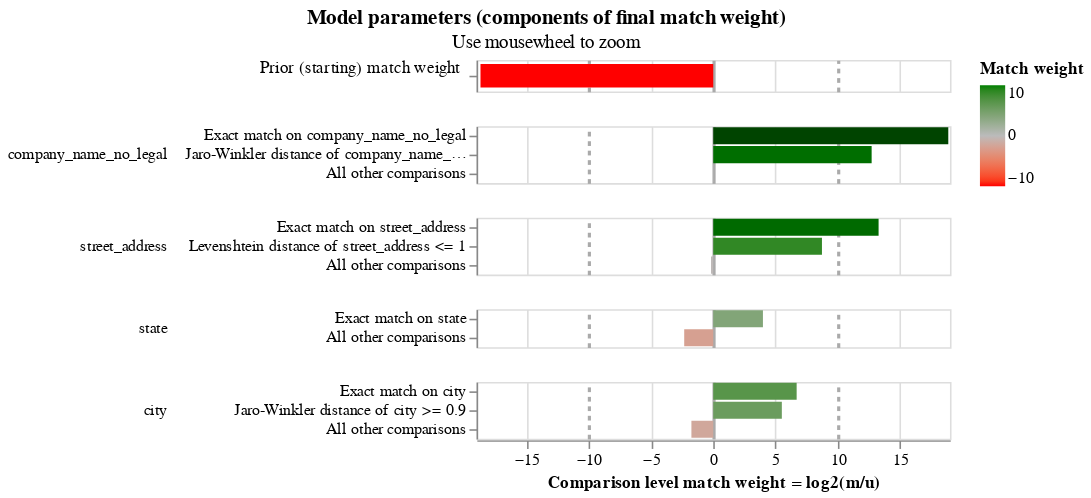

The code cell stored with this chart in its notebook:
### Code cell
linker.visualisations.match_weights_chart()

### Figure 1 — Vega-Lite specification as saved in the notebook (floating-point values rounded to 4 significant figures)
{"config": {"view": {"continuousWidth": 300, "continuousHeight": 300, "discreteHeight": 60, "discreteWidth": 400}, "header": {"title": null}, "mark": {"tooltip": null}, "title": {"anchor": "middle"}}, "vconcat": [{"mark": {"type": "bar", "clip": true, "height": 15}, "encoding": {"color": {"field": "log2_bayes_factor", "scale": {"domain": [-10, 0, 10], "interpolate": "lab", "range": ["red", "#bbbbbb", "green"]}, "title": "Match weight", "type": "quantitative"}, "tooltip": [{"field": "comparison_name", "title": "Comparison name", "type": "nominal"}, {"field": "probability_two_random_records_match", "format": ".4f", "title": "Probability two random records match", "type": "nominal"}, {"field": "log2_bayes_factor", "format": ",.4f", "title": "Equivalent match weight", "type": "quantitative"}, {"field": "bayes_factor_description", "title": "Match weight description", "type": "nominal"}], "x": {"axis": {"domain": false, "gridColor": {"condition": {"test": "abs(datum.value / 10)  <= 1 & datum.value % 10 === 0", "value": "#aaa"}, "value": "#ddd"}, "gridDash": {"condition": {"test": "abs(datum.value / 10) == 1", "value": [3]}, "value": null}, "gridWidth": {"condition": {"test": "abs(datum.value / 10)  <= 1 & datum.value % 10 === 0", "value": 2}, "value": 1}, "labels": false, "ticks": false, "title": ""}, "field": "log2_bayes_factor", "scale": {"domain": [-19, 19]}, "type": "quantitative"}, "y": {"axis": {"title": "Prior (starting) match weight", "titleAlign": "right", "titleAngle": 0, "titleFontWeight": "normal"}, "field": "label_for_charts", "sort": {"field": "comparison_vector_value", "order": "descending"}, "type": "nominal"}}, "height": 20, "transform": [{"filter": "(datum.comparison_name == 'probability_two_random_records_match')"}]}, {"mark": {"type": "bar", "clip": true}, "encoding": {"color": {"field": "log2_bayes_factor", "scale": {"domain": [-10, 0, 10], "interpolate": "lab", "range": ["red", "#bbbbbb", "green"]}, "title": "Match weight", "type": "quantitative"}, "row": {"field": "comparison_name", "header": {"labelAlign": "left", "labelAnchor": "middle", "labelAngle": 0}, "sort": {"field": "comparison_sort_order"}, "type": "nominal"}, "tooltip": [{"field": "comparison_name", "title": "Comparison name", "type": "nominal"}, {"field": "label_for_charts", "title": "Label", "type": "ordinal"}, {"field": "sql_condition", "title": "SQL condition", "type": "nominal"}, {"field": "m_probability", "format": ".10~g", "title": "M probability", "type": "quantitative"}, {"field": "u_probability", "format": ".10~g", "title": "U probability", "type": "quantitative"}, {"field": "bayes_factor", "format": ",.6f", "title": "Bayes factor = m/u", "type": "quantitative"}, {"field": "log2_bayes_factor", "format": ".4~g", "title": "Match weight = log2(m/u)", "type": "quantitative"}, {"field": "bayes_factor_description", "title": "Match weight description", "type": "nominal"}, {"field": "m_probability_description", "title": "m probability description", "type": "nominal"}, {"field": "u_probability_description", "title": "u probability description", "type": "nominal"}], "x": {"axis": {"gridColor": {"condition": {"test": "abs(datum.value / 10)  <= 1 & datum.value % 10 === 0", "value": "#aaa"}, "value": "#ddd"}, "gridDash": {"condition": {"test": "abs(datum.value / 10) == 1", "value": [3]}, "value": null}, "gridWidth": {"condition": {"test": "abs(datum.value / 10)  <= 1 & datum.value % 10 === 0", "value": 2}, "value": 1}, "title": "Comparison level match weight = log2(m/u)"}, "field": "log2_bayes_factor", "scale": {"domain": [-19, 19]}, "type": "quantitative"}, "y": {"axis": {"title": null}, "field": "label_for_charts", "sort": {"field": "comparison_vector_value", "order": "descending"}, "type": "nominal"}}, "height": {"step": 12}, "resolve": {"axis": {"y": "independent"}, "scale": {"y": "independent"}}, "transform": [{"filter": "(datum.comparison_name != 'probability_two_random_records_match')"}]}], "data": {"name": "data-3e936f170076224a42263d2902120b87"}, "params": [{"name": "mouse_zoom", "select": {"type": "interval", "encodings": ["x"]}, "bind": "scales", "views": []}], "resolve": {"axis": {"y": "independent"}, "scale": {"y": "independent"}}, "title": {"text": "Model parameters (components of final match weight)", "subtitle": "Use mousewheel to zoom"}, "$schema": "https://vega.github.io/schema/vega-lite/v5.9.3.json", "datasets": {"data-3e936f170076224a42263d2902120b87": [{"comparison_name": "probability_two_random_records_match", "sql_condition": null, "label_for_charts": "", "m_probability": null, "u_probability": null, "m_probability_description": null, "u_probability_description": null, "has_tf_adjustments": false, "tf_adjustment_column": null, "tf_adjustment_weight": null, "is_null_level": false, "bayes_factor": 2.374e-06, "log2_bayes_factor": -18.68, "comparison_vector_value": 0, "max_comparison_vector_value": 0, "bayes_factor_description": "The probability that two random records drawn at random match is 0.000 or one in  421,176.3 records.This is equivalent to a starting match weight of -18.684.", "probability_two_random_records_match": 2.374e-06, "comparison_sort_order": -1}, {"comparison_name": "company_name_no_legal", "sql_condition": "\"company_name_no_legal_l\" = \"company_name_no_legal_r\"", "label_for_charts": "Exact match on company_name_no_legal", "m_probability": 0.5058, "u_probability": 1.058e-06, "m_probability_description": "Amongst matching record comparisons, 50.58% of records (i.e. one in 1.977) are in the exact match on company_name_no_legal comparison level", "u_probability_description": "Amongst non-matching record comparisons, 0.0001058% of records (i.e. one in 944,761) are in the exact match on company_name_no_legal comparison level", "has_tf_adjustments": true, "tf_adjustment_column": "company_name_no_legal", "tf_adjustment_weight": 1.0, "is_null_level": false, "bayes_factor": 477900.0, "log2_bayes_factor": 18.87, "comparison_vector_value": 2, "max_comparison_vector_value": 2, "bayes_factor_description": "If comparison level is `exact match on company_name_no_legal` then comparison is 477,875 times more likely to be a match", "probability_two_random_records_match": 2.374e-06, "comparison_sort_order": 0}, {"comparison_name": "company_name_no_legal", "sql_condition": "jaro_winkler_similarity(\"company_name_no_legal_l\", \"company_name_no_legal_r\") >= 0.95", "label_for_charts": "Jaro-Winkler distance of company_name_no_legal >= 0.95", "m_probability": 0.002326, "u_probability": 3.462e-07, "m_probability_description": "Amongst matching record comparisons, 0.2326% of records (i.e. one in 430) are in the jaro-winkler distance of company_name_no_legal >= 0.95 comparison level", "u_probability_description": "Amongst non-matching record comparisons, 3.462e-05% of records (i.e. one in 2,888,270) are in the jaro-winkler distance of company_name_no_legal >= 0.95 comparison level", "has_tf_adjustments": false, "tf_adjustment_column": null, "tf_adjustment_weight": 1.0, "is_null_level": false, "bayes_factor": 6717.0, "log2_bayes_factor": 12.71, "comparison_vector_value": 1, "max_comparison_vector_value": 2, "bayes_factor_description": "If comparison level is `jaro-winkler distance of company_name_no_legal >= 0.95` then comparison is 6,717 times more likely to be a match", "probability_two_random_records_match": 2.374e-06, "comparison_sort_order": 0}, {"comparison_name": "company_name_no_legal", "sql_condition": "ELSE", "label_for_charts": "All other comparisons", "m_probability": 0.986, "u_probability": 1.0, "m_probability_description": "Amongst matching record comparisons, 98.6% of records (i.e. one in 1.014) are in the all other comparisons comparison level", "u_probability_description": "Amongst non-matching record comparisons, 100% of records (i.e. one in 1) are in the all other comparisons comparison level", "has_tf_adjustments": false, "tf_adjustment_column": null, "tf_adjustment_weight": 1.0, "is_null_level": false, "bayes_factor": 0.986, "log2_bayes_factor": -0.02027, "comparison_vector_value": 0, "max_comparison_vector_value": 2, "bayes_factor_description": "If comparison level is `all other comparisons` then comparison is 1.014 times less likely to be a match", "probability_two_random_records_match": 2.374e-06, "comparison_sort_order": 0}, {"comparison_name": "street_address", "sql_condition": "\"street_address_l\" = \"street_address_r\"", "label_for_charts": "Exact match on street_address", "m_probability": 0.1098, "u_probability": 1.111e-05, "m_probability_description": "Amongst matching record comparisons, 10.98% of records (i.e. one in 9.103) are in the exact match on street_address comparison level", "u_probability_description": "Amongst non-matching record comparisons, 0.001111% of records (i.e. one in 90,017) are in the exact match on street_address comparison level", "has_tf_adjustments": true, "tf_adjustment_column": "street_address", "tf_adjustment_weight": 1.0, "is_null_level": false, "bayes_factor": 9888.0, "log2_bayes_factor": 13.27, "comparison_vector_value": 2, "max_comparison_vector_value": 2, "bayes_factor_description": "If comparison level is `exact match on street_address` then comparison is 9,888 times more likely to be a match", "probability_two_random_records_match": 2.374e-06, "comparison_sort_order": 1}, {"comparison_name": "street_address", "sql_condition": "levenshtein(\"street_address_l\", \"street_address_r\") <= 1", "label_for_charts": "Levenshtein distance of street_address <= 1", "m_probability": 0.008523, "u_probability": 2.014e-05, "m_probability_description": "Amongst matching record comparisons, 0.8523% of records (i.e. one in 117) are in the levenshtein distance of street_address <= 1 comparison level", "u_probability_description": "Amongst non-matching record comparisons, 0.002014% of records (i.e. one in 49,651) are in the levenshtein distance of street_address <= 1 comparison level", "has_tf_adjustments": false, "tf_adjustment_column": null, "tf_adjustment_weight": 1.0, "is_null_level": false, "bayes_factor": 423.2, "log2_bayes_factor": 8.725, "comparison_vector_value": 1, "max_comparison_vector_value": 2, "bayes_factor_description": "If comparison level is `levenshtein distance of street_address <= 1` then comparison is 423 times more likely to be a match", "probability_two_random_records_match": 2.374e-06, "comparison_sort_order": 1}, {"comparison_name": "street_address", "sql_condition": "ELSE", "label_for_charts": "All other comparisons", "m_probability": 0.8816, "u_probability": 1.0, "m_probability_description": "Amongst matching record comparisons, 88.16% of records (i.e. one in 1.134) are in the all other comparisons comparison level", "u_probability_description": "Amongst non-matching record comparisons, 100% of records (i.e. one in 1) are in the all other comparisons comparison level", "has_tf_adjustments": false, "tf_adjustment_column": null, "tf_adjustment_weight": 1.0, "is_null_level": false, "bayes_factor": 0.8817, "log2_bayes_factor": -0.1817, "comparison_vector_value": 0, "max_comparison_vector_value": 2, "bayes_factor_description": "If comparison level is `all other comparisons` then comparison is 1.134 times less likely to be a match", "probability_two_random_records_match": 2.374e-06, "comparison_sort_order": 1}, {"comparison_name": "state", "sql_condition": "\"state_l\" = \"state_r\"", "label_for_charts": "Exact match on state", "m_probability": 0.8114, "u_probability": 0.05114, "m_probability_description": "Amongst matching record comparisons, 81.14% of records (i.e. one in 1.232) are in the exact match on state comparison level", "u_probability_description": "Amongst non-matching record comparisons, 5.114% of records (i.e. one in 19.55) are in the exact match on state comparison level", "has_tf_adjustments": true, "tf_adjustment_column": "state", "tf_adjustment_weight": 1.0, "is_null_level": false, "bayes_factor": 15.87, "log2_bayes_factor": 3.988, "comparison_vector_value": 1, "max_comparison_vector_value": 1, "bayes_factor_description": "If comparison level is `exact match on state` then comparison is 15.87 times more likely to be a match", "probability_two_random_records_match": 2.374e-06, "comparison_sort_order": 2}, {"comparison_name": "state", "sql_condition": "ELSE", "label_for_charts": "All other comparisons", "m_probability": 0.1886, "u_probability": 0.9489, "m_probability_description": "Amongst matching record comparisons, 18.86% of records (i.e. one in 5.303) are in the all other comparisons comparison level", "u_probability_description": "Amongst non-matching record comparisons, 94.89% of records (i.e. one in 1.054) are in the all other comparisons comparison level", "has_tf_adjustments": false, "tf_adjustment_column": null, "tf_adjustment_weight": 1.0, "is_null_level": false, "bayes_factor": 0.1987, "log2_bayes_factor": -2.331, "comparison_vector_value": 0, "max_comparison_vector_value": 1, "bayes_factor_description": "If comparison level is `all other comparisons` then comparison is 5.032 times less likely to be a match", "probability_two_random_records_match": 2.374e-06, "comparison_sort_order": 2}, {"comparison_name": "city", "sql_condition": "\"city_l\" = \"city_r\"", "label_for_charts": "Exact match on city", "m_probability": 0.684, "u_probability": 0.006605, "m_probability_description": "Amongst matching record comparisons, 68.4% of records (i.e. one in 1.462) are in the exact match on city comparison level", "u_probability_description": "Amongst non-matching record comparisons, 0.6605% of records (i.e. one in 151) are in the exact match on city comparison level", "has_tf_adjustments": true, "tf_adjustment_column": "city", "tf_adjustment_weight": 1.0, "is_null_level": false, "bayes_factor": 103.6, "log2_bayes_factor": 6.694, "comparison_vector_value": 2, "max_comparison_vector_value": 2, "bayes_factor_description": "If comparison level is `exact match on city` then comparison is 104 times more likely to be a match", "probability_two_random_records_match": 2.374e-06, "comparison_sort_order": 3}, {"comparison_name": "city", "sql_condition": "jaro_winkler_similarity(\"city_l\", \"city_r\") >= 0.9", "label_for_charts": "Jaro-Winkler distance of city >= 0.9", "m_probability": 0.02146, "u_probability": 0.0004726, "m_probability_description": "Amongst matching record comparisons, 2.146% of records (i.e. one in 46.59) are in the jaro-winkler distance of city >= 0.9 comparison level", "u_probability_description": "Amongst non-matching record comparisons, 0.04726% of records (i.e. one in 2,116) are in the jaro-winkler distance of city >= 0.9 comparison level", "has_tf_adjustments": false, "tf_adjustment_column": null, "tf_adjustment_weight": 1.0, "is_null_level": false, "bayes_factor": 45.42, "log2_bayes_factor": 5.505, "comparison_vector_value": 1, "max_comparison_vector_value": 2, "bayes_factor_description": "If comparison level is `jaro-winkler distance of city >= 0.9` then comparison is 45.42 times more likely to be a match", "probability_two_random_records_match": 2.374e-06, "comparison_sort_order": 3}, {"comparison_name": "city", "sql_condition": "ELSE", "label_for_charts": "All other comparisons", "m_probability": 0.2946, "u_probability": 0.9929, "m_probability_description": "Amongst matching record comparisons, 29.46% of records (i.e. one in 3.395) are in the all other comparisons comparison level", "u_probability_description": "Amongst non-matching record comparisons, 99.29% of records (i.e. one in 1.007) are in the all other comparisons comparison level", "has_tf_adjustments": false, "tf_adjustment_column": null, "tf_adjustment_weight": 1.0, "is_null_level": false, "bayes_factor": 0.2967, "log2_bayes_factor": -1.753, "comparison_vector_value": 0, "max_comparison_vector_value": 2, "bayes_factor_description": "If comparison level is `all other comparisons` then comparison is 3.371 times less likely to be a match", "probability_two_random_records_match": 2.374e-06, "comparison_sort_order": 3}]}}
